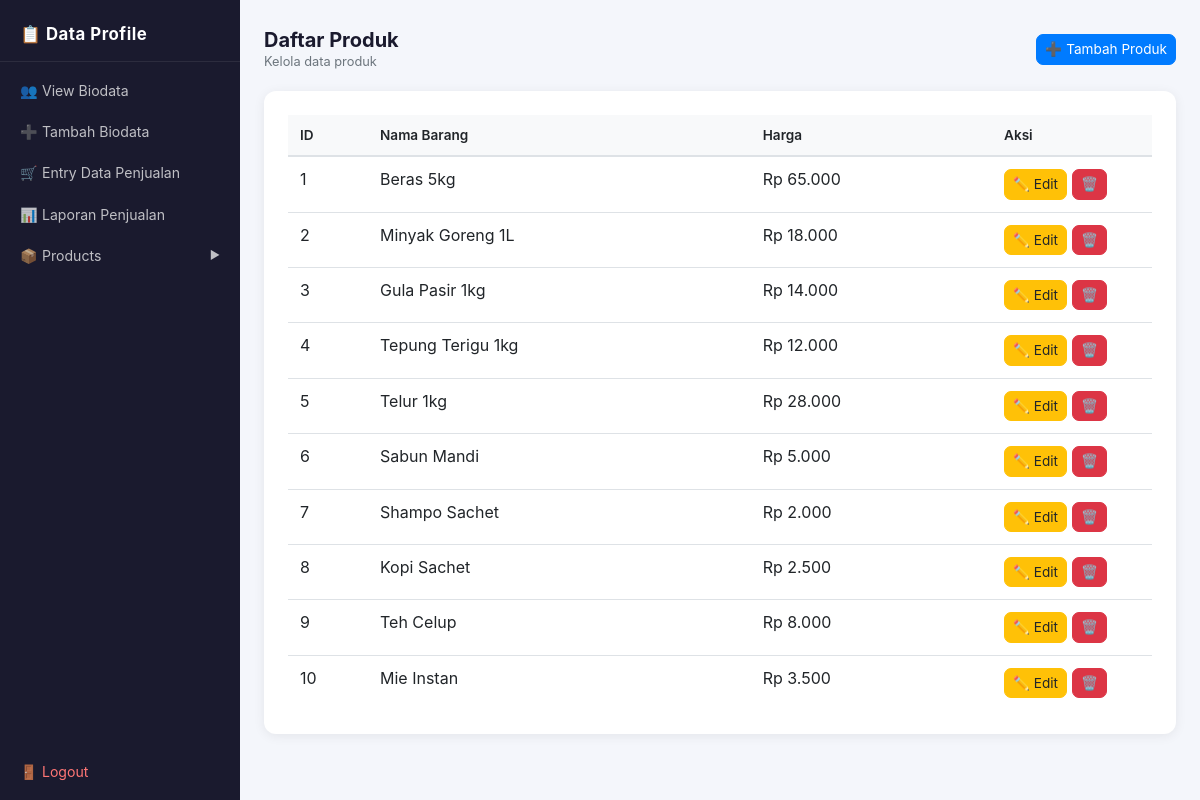
Screenshot of /produk_tampil.php (signed in) with the database file from the repository.
### tables this page shows
CREATE TABLE `produk` (
  `id`       INT(11)      NOT NULL AUTO_INCREMENT,
  `nama_brg` VARCHAR(100) NOT NULL,
  `harga`    INT(11)      NOT NULL,
  PRIMARY KEY (`id`)
);

### produk_tampil.php (the view, shortened to what this page needs)
<?php
require 'koneksi.php';
?>
<?php include 'sidebar.php'; ?>
<div class="main-content">
  <div style="display:flex;align-items:center;justify-content:space-between;margin-bottom:20px;">
    <div>
      <h5 style="font-weight:700;margin:0;color:#1a1a2e;">Daftar Produk</h5>
      <small style="color:#6c757d;">Kelola data produk</small>
    </div>
    <a href="produk_tambah.php" class="btn btn-primary btn-sm">➕ Tambah Produk</a>
  </div>
  <div class="card">
    <div class="card-body">
      <?php
      $query  = "SELECT * FROM produk";
      $result = $koneksi->query($query);
      ?>
      <div class="table-responsive">
        <table class="table table-hover align-middle">
          <thead>
            <tr>
              <th style="width:80px;">ID</th>
              <th>Nama Barang</th>
              <th>Harga</th>
              <th style="width:160px;">Aksi</th>
            </tr>
          </thead>
          <tbody>
            <?php if ($result && $result->num_rows > 0): ?>
              <?php while ($row = $result->fetch_assoc()): ?>
                <tr>
                  <td><?= $row['id'] ?></td>
                  <td><?= htmlspecialchars($row['nama_brg']) ?></td>
                  <td>Rp <?= number_format($row['harga'], 0, ',', '.') ?></td>
                  <td>
                    <a href="produk_edit.php?id=<?= $row['id'] ?>" class="btn btn-sm btn-warning">✏️ Edit</a>
                    <a href="produk_delete.php?id=<?= $row['id'] ?>"
                       class="btn btn-sm btn-danger"
                       onclick="return confirm('Hapus produk ini?');">🗑️</a>
                  </td>
                </tr>
              <?php endwhile; ?>
            <?php else: ?>
              <tr><td colspan="4" class="text-center text-muted py-4">Tidak ada data produk.</td></tr>
            <?php endif; ?>
          </tbody>
        </table>
      </div>
    </div>
  </div>
</div>

### sidebar.php (shortened to what this page needs)
<link rel="stylesheet" href="https://maxcdn.bootstrapcdn.com/bootstrap/4.5.2/css/bootstrap.min.css">
<?php
$in_penjualan = (strpos($_SERVER['PHP_SELF'], '/penjualan/') !== false);
$base         = $in_penjualan ? '../' : '';
$self         = basename($_SERVER['PHP_SELF']);
?>
<div class="sidebar">
  <div class="sidebar-brand">
    📋 Data Profile
  </div>
  <nav class="d-flex flex-column" style="flex:1;padding:8px 0;">
    <a href="<?= $base ?>view_data.php"
       class="nav-link <?= $self=='view_data.php'?'active':'' ?>">
      👥 View Biodata
    </a>
    <a href="<?= $base ?>tambah_biodata.php"
       class="nav-link <?= $self=='tambah_biodata.php'?'active':'' ?>">
      ➕ Tambah Biodata
    </a>
    <a href="<?= $base ?>penjualan/index.php"
       class="nav-link <?= ($self=='index.php'&&$in_penjualan)?'active':'' ?>">
      🛒 Entry Data Penjualan
    </a>
    <a href="<?= $base ?>penjualan/laporan_penjualan.php"
       class="nav-link <?= $self=='laporan_penjualan.php'?'active':'' ?>">
      📊 Laporan Penjualan
    </a>
    <a href="#" class="nav-link has-sub" id="products-link">
      📦 Products <span class="nav-arrow">▶</span>
    </a>
    <div style="flex:1;"></div>
    <a href="<?= $base ?>logout.php" class="nav-link logout-link">
      🚪 Logout
    </a>
  </nav>
</div>

### sidebar.php (style rules this page uses)
.sidebar { width: 240px; min-height: 100vh; background: #1a1a2e; position: fixed; top: 0; left: 0; z-index: 100; display: flex; flex-direction: column; overflow-y: auto; }
.sidebar-brand { padding: 22px 20px 14px; color: #fff; font-size: 1.05rem; font-weight: 700; border-bottom: 1px solid rgba(255,255,255,0.08); letter-spacing: 0.5px; }
.sidebar .nav-link { color: rgba(255,255,255,0.72); padding: 10px 20px; font-size: 0.88rem; border-radius: 0; display: flex; align-items: center; gap: 10px; transition: all 0.15s; text-decoration: none; }
.sidebar .nav-link.logout-link { color: #ff7675; }
.nav-arrow { margin-left: auto; font-size: 0.7rem; transition: transform 0.2s; }
.main-content { margin-left: 240px; padding: 28px 24px; }
.card { border: none; border-radius: 12px; box-shadow: 0 2px 12px rgba(0,0,0,0.07); }
.card-body { padding: 24px; }
.table { margin-bottom: 0; }
.table thead th { background: #f8f9fa; font-weight: 600; font-size: 0.85rem; border-top: none; }
.btn { border-radius: 7px; font-size: 0.85rem; }

### rows the page displays
produk: id "1", nama_brg "Beras 5kg", harga "65.000"
produk: id "2", nama_brg "Minyak Goreng 1L", harga "18.000"
produk: id "3", nama_brg "Gula Pasir 1kg", harga "14.000"
produk: id "4", nama_brg "Tepung Terigu 1kg", harga "12.000"
produk: id "5", nama_brg "Telur 1kg", harga "28.000"
produk: id "6", nama_brg "Sabun Mandi", harga "5.000"
produk: id "7", nama_brg "Shampo Sachet", harga "2.000"
produk: id "8", nama_brg "Kopi Sachet", harga "2.500"
produk: id "9", nama_brg "Teh Celup", harga "8.000"
produk: id "10", nama_brg "Mie Instan", harga "3.500"
